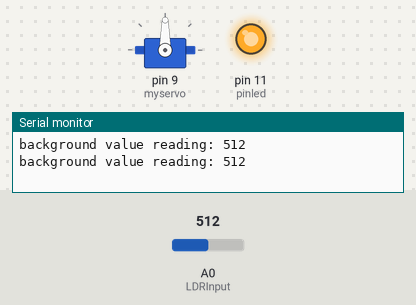
The sketch below on a simulated Arduino Uno, built with avr-gcc and run on an emulated ATmega328P. Shown: servo, output pins drawn as LEDs (lit = HIGH), the last lines printed to the serial monitor. The inputs (shaded band) are chosen by the test bench; at power-on: A0 (LDRInput) = 512.

Above: at 5.1 s.
At 16.2 s:
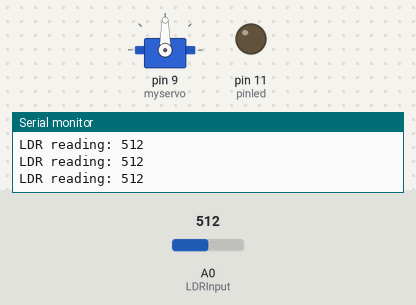
16.3 s: A0 (LDRInput) set to 496
At 16.41 s:
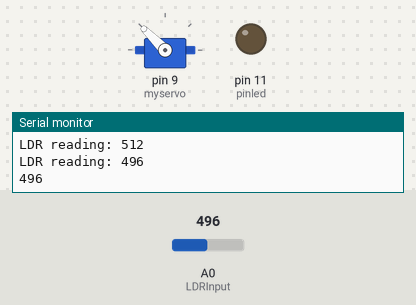
17.9 s: A0 (LDRInput) set to 716
Timing chart, 0 to 20.9 s (numbered marks = the images above; inputs shaded):
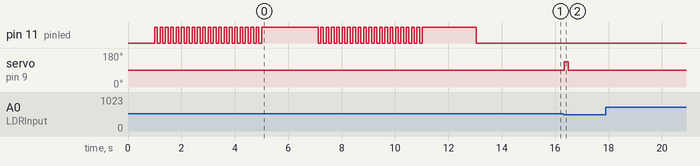

The sketch:

code.ino
```cpp
#include <Servo.h>

Servo myservo;

int LDRInput=A0;
int pinled = 11;
int pos = 0;
bool clicked = false;
int clickTime = 0;
int interval = 300;
int threshold = 0;    // 780
long long int backGround = 0;
long long int obstacle = 0;
bool darkmode = false;

void setup() {
  Serial.begin(9600);
	pinMode(pinled, OUTPUT);
  pinMode(LDRInput,INPUT);
  myservo.attach(9);
  myservo.write(pos = 90);
  delay(1000);
  for (int i = 0; i < 20; i++) {
    digitalWrite(pinled, HIGH);
		delay(100);
		digitalWrite(pinled, LOW);
    delay(100);
  }
  digitalWrite(pinled, HIGH);
  for (int i = 0; i < 40; i++) {
    int value=analogRead(LDRInput);
    Serial.println("background value reading: " + String(value));
    backGround += value;
    delay(50);
  }
  digitalWrite(pinled, LOW);
  backGround /= 40;
  Serial.println("Final background Calibration: " + String(int(backGround)));


  for (int i = 0; i < 20; i++) {
    digitalWrite(pinled, HIGH);
		delay(100);
		digitalWrite(pinled, LOW);
    delay(100);
  }
  digitalWrite(pinled, HIGH);
  for (int i = 0; i < 40; i++) {
    int value=analogRead(LDRInput);
    Serial.println("obstacle value reading: " + String(value));
    obstacle += value;
    delay(50);
  }
  digitalWrite(pinled, LOW);
  obstacle /= 40;
  Serial.println("Final Obstacle Calibration: " + String(int(obstacle)));

  darkmode = obstacle > backGround;
  threshold = (obstacle + backGround) / 2;

  Serial.println("Darkmode is " + String(darkmode) + " and threshold is set at " + String(threshold) + "\n");
  delay(2000);
}

void loop() {
  int value=analogRead(LDRInput);
  Serial.println("LDR reading: " + String(value));
  if((!darkmode && value<threshold) || (darkmode && value>threshold))
  {
    Serial.println(String(value));
    if (!clicked) {
        pos = 135;
        myservo.write(pos);
        delay(150);
        pos = 90;
        myservo.write(pos);
        clickTime = millis();
        clicked = true;
    }
  }
  else if (millis() - clickTime >= interval) {
    clicked = false;
  }
}
```

Measured:
- the behaviour switches between 512 and 511 on A0 (LDRInput) (found by bisection; images 1 and 2)
- after the input at 16.3 s, servo on pin 9 (myservo): 90° → 135° at once, → 90° 0.15 s later
